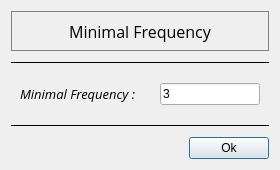
<?xml version="1.0" encoding="UTF-8"?>
<ui version="4.0">
 <class>mainwindow</class>
 <widget class="QDialog" name="mainwindow">
  <property name="geometry">
   <rect>
    <x>0</x>
    <y>0</y>
    <width>280</width>
    <height>170</height>
   </rect>
  </property>
  <property name="minimumSize">
   <size>
    <width>280</width>
    <height>170</height>
   </size>
  </property>
  <property name="maximumSize">
   <size>
    <width>280</width>
    <height>170</height>
   </size>
  </property>
  <property name="windowTitle">
   <string>Mimimal Frequency</string>
  </property>
  <layout class="QVBoxLayout" name="verticalLayout">
   <property name="spacing">
    <number>10</number>
   </property>
   <item>
    <widget class="QLabel" name="title">
     <property name="sizePolicy">
      <sizepolicy hsizetype="Expanding" vsizetype="Fixed">
       <horstretch>0</horstretch>
       <verstretch>0</verstretch>
      </sizepolicy>
     </property>
     <property name="minimumSize">
      <size>
       <width>0</width>
       <height>40</height>
      </size>
     </property>
     <property name="maximumSize">
      <size>
       <width>16777215</width>
       <height>40</height>
      </size>
     </property>
     <property name="font">
      <font>
       <family>Open Sans</family>
       <pointsize>12</pointsize>
      </font>
     </property>
     <property name="styleSheet">
      <string notr="true">border: 1px solid grey;</string>
     </property>
     <property name="text">
      <string>Minimal Frequency</string>
     </property>
     <property name="alignment">
      <set>Qt::AlignmentFlag::AlignCenter</set>
     </property>
    </widget>
   </item>
   <item>
    <widget class="Line" name="line_2">
     <property name="frameShadow">
      <enum>QFrame::Shadow::Plain</enum>
     </property>
     <property name="orientation">
      <enum>Qt::Orientation::Horizontal</enum>
     </property>
    </widget>
   </item>
   <item>
    <widget class="QWidget" name="freq_box" native="true">
     <layout class="QHBoxLayout" name="input_box">
      <property name="spacing">
       <number>20</number>
      </property>
      <item>
       <widget class="QLabel" name="freq_lab">
        <property name="font">
         <font>
          <family>Open Sans</family>
          <pointsize>10</pointsize>
          <italic>true</italic>
         </font>
        </property>
        <property name="text">
         <string>Minimal Frequency :</string>
        </property>
       </widget>
      </item>
      <item>
       <widget class="QLineEdit" name="freq_edit">
        <property name="sizePolicy">
         <sizepolicy hsizetype="Fixed" vsizetype="Fixed">
          <horstretch>0</horstretch>
          <verstretch>0</verstretch>
         </sizepolicy>
        </property>
        <property name="minimumSize">
         <size>
          <width>0</width>
          <height>0</height>
         </size>
        </property>
        <property name="maximumSize">
         <size>
          <width>100</width>
          <height>16777215</height>
         </size>
        </property>
        <property name="text">
         <string>3</string>
        </property>
       </widget>
      </item>
     </layout>
    </widget>
   </item>
   <item>
    <widget class="Line" name="line">
     <property name="frameShadow">
      <enum>QFrame::Shadow::Plain</enum>
     </property>
     <property name="orientation">
      <enum>Qt::Orientation::Horizontal</enum>
     </property>
    </widget>
   </item>
   <item>
    <layout class="QHBoxLayout" name="horizontalLayout_3">
     <item>
      <spacer name="horizontalSpacer">
       <property name="orientation">
        <enum>Qt::Orientation::Horizontal</enum>
       </property>
       <property name="sizeHint" stdset="0">
        <size>
         <width>40</width>
         <height>20</height>
        </size>
       </property>
      </spacer>
     </item>
     <item>
      <widget class="QPushButton" name="ok">
       <property name="sizePolicy">
        <sizepolicy hsizetype="Fixed" vsizetype="Fixed">
         <horstretch>0</horstretch>
         <verstretch>0</verstretch>
        </sizepolicy>
       </property>
       <property name="layoutDirection">
        <enum>Qt::LayoutDirection::LeftToRight</enum>
       </property>
       <property name="text">
        <string>Ok</string>
       </property>
      </widget>
     </item>
    </layout>
   </item>
  </layout>
 </widget>
 <resources/>
 <connections/>
</ui>
